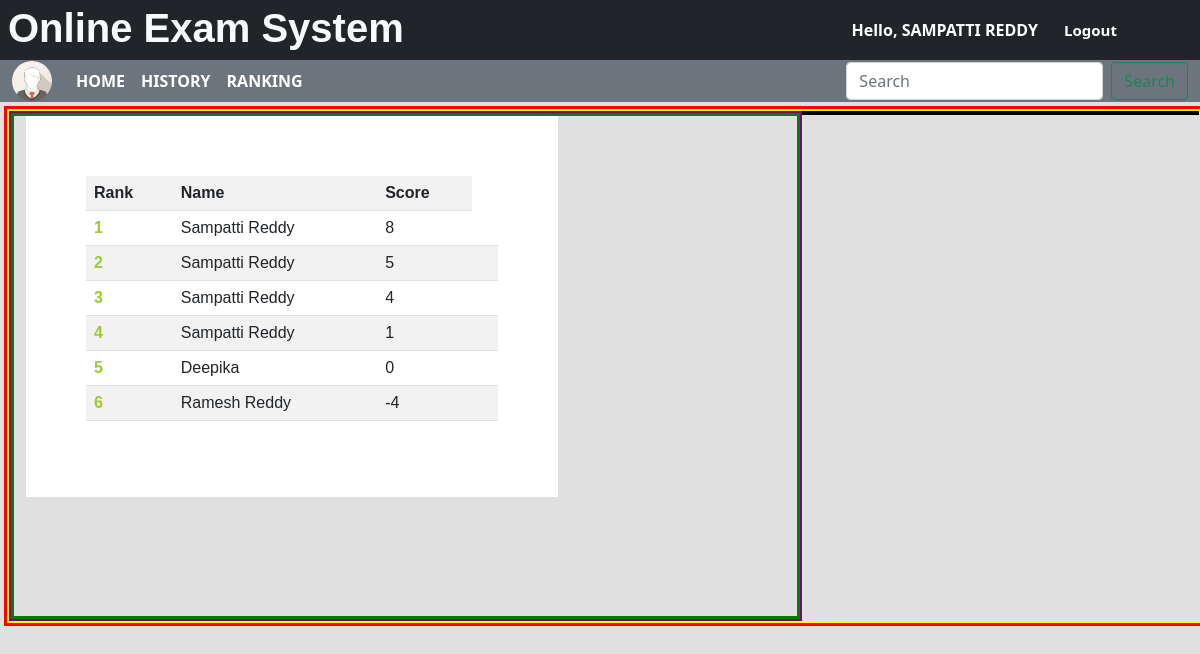
The app's page /account.php?q=3 (signed in) with its own data.
### tables this page shows
CREATE TABLE `rank` (
  `email` varchar(50) NOT NULL,
  `score` int(11) NOT NULL,
  `time` timestamp NOT NULL DEFAULT current_timestamp() ON UPDATE current_timestamp()
);

CREATE TABLE `user` (
  `name` varchar(50) NOT NULL,
  `gender` varchar(5) NOT NULL,
  `college` varchar(100) NOT NULL,
  `email` varchar(50) NOT NULL,
  `mob` bigint(20) NOT NULL,
  `password` varchar(50) NOT NULL
);

### account.php (the view, shortened to what this page needs)
<!DOCTYPE html PUBLIC "-//W3C//DTD XHTML 1.0 Transitional//EN" "http://www.w3.org/TR/xhtml1/DTD/xhtml1-transitional.dtd">
<html xmlns="http://www.w3.org/1999/xhtml">
<head>
  <link rel="stylesheet" href="css/main.css">
  <link rel="stylesheet" href="css/font.css">
  <link href="https://cdn.jsdelivr.net/npm/bootstrap@5.1.3/dist/css/bootstrap.min.css" rel="stylesheet">
</head>
<body style="background-color: #E0E0E0;">
  <div class="header bg-dark" style="height:60px">
    <div class="row align-items-center">
      <div class="col-lg-6 ">
        <h1 class="text-light mt-1 ms-2" style="font-family:sans-serif"><b>Online Exam System</b></h1>
      </div>
      <div class="col-md-4 offset-2 text-center fw-bold">
        <?php
        include_once 'dbConnection.php';
        if (!(isset($_SESSION['email']))) {
          header("location:index.php");
        }
        else {
          $name = $_SESSION['name'];
          echo '<span class="iconify" data-icon="bx:bxs-user" style="color: white;" data-width="25" data-height="25"></span>&nbsp;&nbsp;&nbsp<span style="color: white;">Hello,</span> <a href="account.php?q=1" class="text-uppercase" style="color: white; text-decoration:none">' . $name . '</a>&nbsp;|&nbsp;<a href="logout.php?q=account.php" class="log" style="color: white;"><span class="iconify" data-icon="heroicons-outline:logout" style="color: white;" data-width="20" data-height="20"></span>&nbsp;Logout</button></a>';
        }
        ?>
      </div>
    </div>
  </div>
<div class="bg">
    <nav class="navbar  navbar-expand-lg navbar-dark bg-secondary" style="height: 42px;">
      <div class="container-fluid">
        <a class="navbar-brand" href="#"><img src="images/avatar.png" alt="Avatar Logo" style="width:40px;" class="rounded-pill"> </a>
        <div class="collapse navbar-collapse" id="bs-example-navbar-collapse-1">
          <ul class="navbar-nav me-auto mb-2 mb-lg-0" id="nav-tab" role="tablist">
            <li <?php if (@$_GET['q'] == 1) echo 'class="active nav-item"'; ?>>
              <a class="nav-link active fw-bold" href="account.php?q=1"> HOME </a>
            </li>
            <li <?php if (@$_GET['q'] == 2) echo 'class="nav-item"'; ?>>
              <a class="nav-link active fw-bold" href="account.php?q=2"> HISTORY </a>
            </li>
            <li <?php if (@$_GET['q'] == 3) echo 'class="nav-item"'; ?>>
              <a class="nav-link active fw-bold" href="account.php?q=3"> RANKING </a>
            </li>
          </ul>
          <form class="d-flex">
            <input class="form-control me-2" type="search" placeholder="Search" aria-label="Search">
            <button class="btn btn-outline-success" type="submit">Search</button>
          </form>
        </div>
      </div>
    </nav>
    <div class="container-fluid m-1" style="border:solid 3px red;">
      <div  class="row" style="border: 2px solid yellow;">
        <div class="col-8" style="border: 2px solid purple;">
          <div class="row" style="border: 3px solid green;">
            <div class="col" style="height: 500px;">
                <?php
                  echo '<div class="quizContainer bg-white" style="display: inline-block; width:70%;">';
                ?>
                <?php
                              if (@$_GET['q'] == 3) {
                                $q = mysqli_query($con, "SELECT * FROM rank  ORDER BY score DESC ") or die('Error223');
                                echo  '<div class="panel title">
                                <table class="table table-striped title1" >
                                <tr style="color:red"><td><b>Rank</b></td><td><b>Name</b></td><td><b>Score</b></td></tr>';
                                $c = 0;
                                while ($row = mysqli_fetch_array($q)) {
                                  $e = $row['email'];
                                  $s = $row['score'];
                                  $q12 = mysqli_query($con, "SELECT * FROM user WHERE email='$e' ") or die('Error231');
                                  while ($row = mysqli_fetch_array($q12)) {
                                    $name = $row['name'];
                                  }
                                  $c++;
                                  echo '<tr><td style="color:#99cc32"><b>' . $c . '</b></td><td>' . $name . '</td><td>' . $s . '</td><td>';
                                }
                                echo '</table></div>';
                              }
                ?>
            </div>
          </div>
        </div>
      </div>
      <div class="bg-danger d-inline-block col-4 h-100 align-center" style="border: 2px solid black;"></div>
    </div>
</div>
</body>
</html>

### css/main.css (style rules this page uses)
body { overflow-x: hidden; width: 100%; font: 15px "Century Gothic", "Times Roman", sans-serif; background: #eee; min-height: 550px; background-attachment: fixed; }
.bg { min-height: 540px; }
.panel { border-color: rgb(14, 12, 12); margin: 40px; padding: 20px; font: 15px "Century Gothic", "Times Roman", sans-serif; }
.title { font-family: "typo"; }
.header { background: #202020; height: 70px; }
.title1 { font: 16px "Century Gothic", "Times Roman", sans-serif; }
.log { margin: 10px; margin-right: 60px; margin-left: 5px; color: #e2e2e2; text-decoration: none; font-size: 20px; font-size: 15px; }

### records on screen
rank: score "8"
rank: score "5"
rank: score "4"
rank: score "1"
rank: user.name "Deepika", score "0"
rank: user.name "Ramesh Reddy", score "-4"

### other values on screen
$name "SAMPATTI REDDY"
